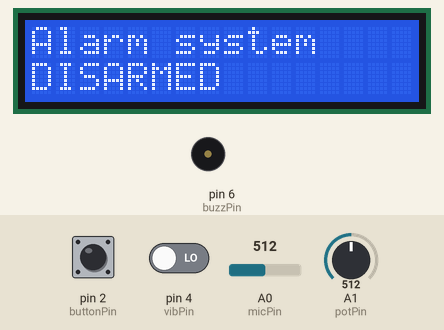
Bench run of a sketch on a simulated Arduino Uno, built with avr-gcc and run on an emulated ATmega328P. Shown: 16×2 character LCD, buzzer (waves = sounding, pin HIGH). The test bench sets the inputs (shaded band); at power-on: pin 2 (buttonPin) HIGH, pin 4 (vibPin) LOW, A0 (micPin) = 512, A1 (potPin) = 512.

Above: at 1.2 s.
1.3 s: pin 2 (buttonPin) pulled LOW for 0.15 s
At 1.72 s:
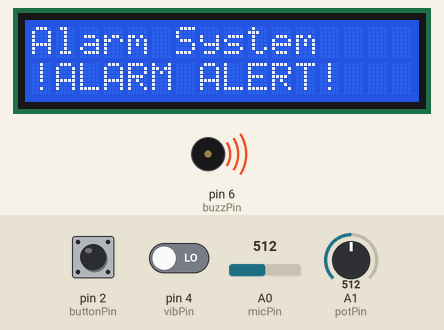
3.6 s: pin 2 (buttonPin) pulled LOW for 1 s
At 4.11 s:
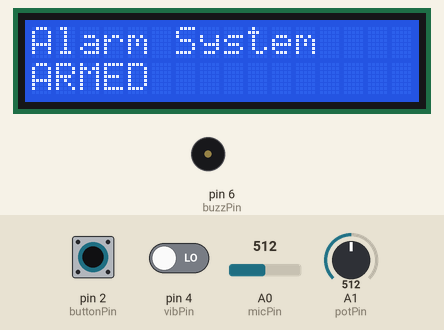
Timing chart, 0 to 12.1 s (numbered marks = the images above; inputs shaded):
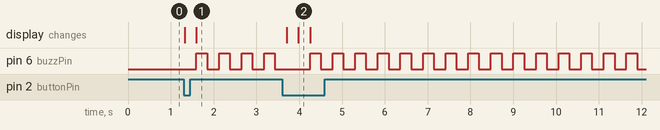

Measured:
- after the input at 1.3 s, pin 6 (buzzPin): alternates HIGH for 0.25 s and LOW for 0.28 s, starting after 0.30 s; the display: first changes at once (image 1 shows a later state)
- after the input at 3.6 s, the display: first changes after 0.11 s (image 2 shows a later state)

The sketch:

sketch.ino
```cpp
#include <LiquidCrystal_I2C.h>
#include <Wire.h>


const int irPin = 3;
const int buttonPin = 2;
const int micPin = A0;
const int vibPin = 4;
const int buzzPin = 6;
const int potPin = A1;

bool armed = false;
bool alarmTrig = false;

LiquidCrystal_I2C lcd(0x27,16,2);

void setup()
{
  pinMode(buttonPin, INPUT_PULLUP);
  pinMode(vibPin, INPUT);
  pinMode(buzzPin, OUTPUT);

  Serial.begin(9600);


  lcd.init();
  lcd.backlight();

  lcd.setCursor(0,0);
  lcd.print("Alarm system");
  lcd.setCursor(0,1);
  lcd.print("DISARMED");
}

void loop()
{

  if (digitalRead(buttonPin) == LOW)
  {
    alarmTrig = false;
    armed = !armed;
    display();
    delay(250);
  }

  if (armed == true)
  {
    int soundLevel = analogRead(micPin);
    int vib = digitalRead(vibPin);

    int sensitivity = analogRead(potPin);
    int soundThreshold = map(sensitivity, 0, 1023, 100, 900);

    if (soundLevel > soundThreshold || vib == HIGH)
    {
      alarmTrig = true;
      display();
    }
  }

  if (alarmTrig == true)
  {
    digitalWrite(buzzPin, HIGH);
    delay(250);
    digitalWrite(buzzPin, LOW);
    delay(250);
  }
  else
  {
    digitalWrite(buzzPin, LOW);
  }
}

void display()
{
  lcd.clear();

  lcd.setCursor(0,0);
  lcd.print("Alarm System");

  if (alarmTrig == true)
  {
    lcd.setCursor(0,1);
    lcd.print("!ALARM ALERT!");
  }
  else if (armed == true)
  {
    lcd.setCursor(0,1);
    lcd.print("ARMED");
  }
  else
  {
    lcd.setCursor(0,1);
    lcd.print("DISARMED");
  }
}
```
